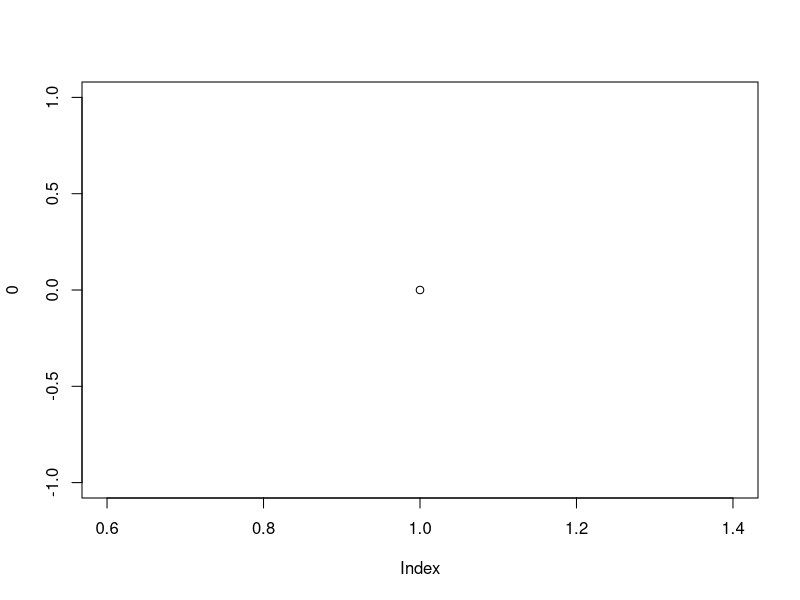

This figure's R source:
## ---- chunk 1
pulse <- function(x) (1-cos(x))^2
## ---- chunk 2
plot(0)
